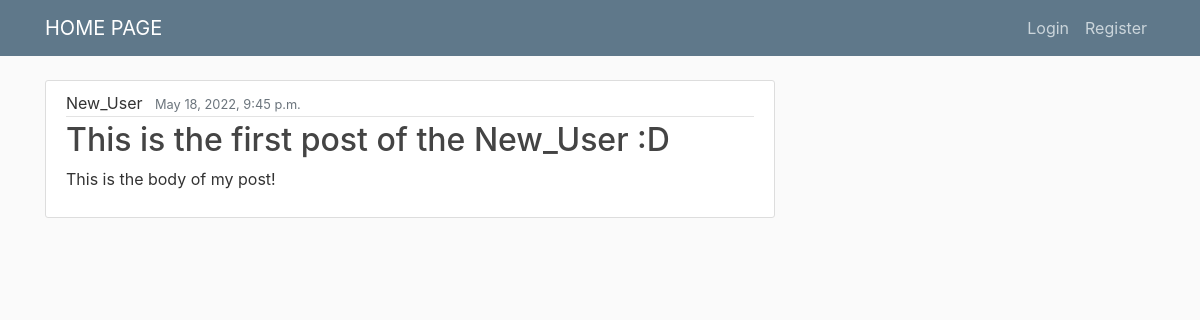
The page / on the database its author committed.
### home_page/models.py (models this page shows, shortened)
class Post(models.Model):
    title = models.CharField(max_length=100)
    content = models.TextField()
    date_posted = models.DateTimeField(default=timezone.now)
    author = models.ForeignKey(User, on_delete=models.CASCADE)

### home_page/views.py (the view)
# urls.py: path('', PostListView.as_view(),name="home_page-home"),
class PostListView(ListView):
    model = Post
    template_name = 'home_page/home.html'
    context_object_name = 'posts'
    ordering = ['-date_posted']

### home_page/templates/home_page/home.html
{% extends 'home_page/base.html' %}
{% block content %}
    {% for post in posts %}
    <article class="media content-section">
        <div class="media-body">
          <div class="article-metadata">
            <a class="mr-2" >{{ post.author }}</a>
            <small class="text-muted">{{ post.date_posted }}</small>
          </div>
          <h2><a class="article-title" href="{% url 'post-detail' post.id %}">{{ post.title }}</a></h2>
          <p class="article-content">{{ post.content }}</p>
        </div>
      </article>
    {% endfor %}
{% endblock content %}

### home_page/static/home_page/main.css (style rules this page uses)
body { background: #fafafa; color: #333333; margin-top: 5rem; }
h1, h2, h3, h4, h5, h6 { color: #444444; }
.content-section { background: #ffffff; padding: 10px 20px; border: 1px solid #dddddd; border-radius: 3px; margin-bottom: 20px; }
.article-title { color: #444444; }
.article-content { white-space: pre-line; }
.article-metadata { padding-bottom: 1px; margin-bottom: 4px; border-bottom: 1px solid #e3e3e3 }

### rows shown on the page
Post: author "New_User", date_posted "May 18, 2022, 9:45 p.m.", title "This is the first post of the New_User :D", content "This is the body of my post!"
